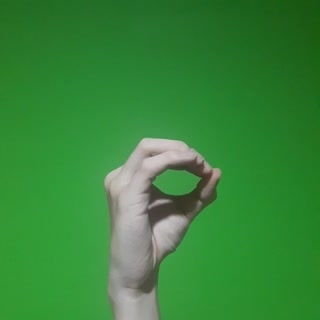
#> input picture numbers/0/EZGIF-FRAME-005(14).jpg, 320 x 320 px; its folder holds only this picture in this run
$ python 'Generate Percentage.py'
#> lines starting #> are read from the running program, lines starting #| are printed output that depends on the picture; after the words box and inside, x2 and y2 are one past the last pixel; in counts of white or black regions, pixels touching at a corner belong together
#> in read_image_percentage, img is the input picture: shape (320, 320, 3); mean B, G, R 57.7, 134.4, 54.8
### Methods.py
import cv2 as cv

# Cropping
def cropping(img):
    row = img.shape[0]
    col = img.shape[1]

    batasAtas = 0
    batasBawah = 0
    batasKiri = 0
    batasKanan = 0
    found = False

    for x in range(row):
        for y in range(col):
            if img[x, y] == 0:
                batasAtas = x
                found = True
                break
        if found:
            break

    found = False

    for x in range(row - 1, 0, -1):
        for y in range(col):
            if img[x, y] == 0:
                batasBawah = x
                found = True
                break
        if found:
            break

    found = False

    for y in range(col):
        for x in range(row):
            if img[x, y] == 0:
                batasKiri = y
                found = True
                break
        if found:
            break

    found = False

    for y in range(col - 1, 0, -1):
        for x in range(row):
            if img[x, y] == 0:
                batasKanan = y
                found = True
                break
        if found:
            break

    imageCrop = img[batasAtas:batasBawah, batasKiri:batasKanan]
    return imageCrop


def compare_percentage_bw(img):
    pixel_total = 0
    iteration = 0
    for row in range(img.shape[0]):
        for col in range(img.shape[1]):
            pixel_total = pixel_total + 1
            if img[row, col] == 0:
                iteration = iteration + 1
    return iteration, pixel_total


def slicing_image(img, slice_count=5):
    min_height = int(img.shape[0] / slice_count)
    hop_height = min_height
    max_width = int(img.shape[1] / slice_count)
    hop_width = max_width

    slices = []
    for x in range(slice_count):
        startpoint_x = hop_width * x
        for y in range(slice_count):
            startpoint_y = hop_height * y
            slice_image = {
                'startpoint_x': startpoint_x,
                'startpoint_y': startpoint_y,
                'endpoint_x': startpoint_x + hop_width,
                'endpoint_y': startpoint_y + hop_height
            }
            slices.append(slice_image)

    return slices


def image_slice_to_percentage(img, image_slices):
    percentages = []
    for slice in image_slices:
        curr = img[slice['startpoint_x']: slice['endpoint_x'], slice['startpoint_y']: slice['endpoint_y']]
        result = compare_percentage_bw(curr)
        ratio = (result[0] / result[1]) * 100
        percentages.append(round(ratio, 3))
    return percentages


def lower_brightness(img):
    row = img.shape[0]
#> row = 320
    col = img.shape[1]
#> col = 320
    sec = img.shape[2]
#> sec = 3
    for i in range(row):
        for j in range(col):
            for k in range(sec):
                img[i][j][k] = abs(img[i][j][k] - 50)
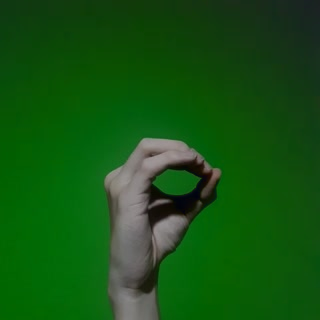
#> img: shape (320, 320, 3); mean B, G, R 18, 84.4, 19.5
    return img


def adjust_contrast(img):
    row = img.shape[0]
#> row = 320
    col = img.shape[1]
#> col = 320
    sec = img.shape[2]
#> sec = 3
    for i in range(row):
        for j in range(col):
            for k in range(sec):
                img[i][j][k] *= 1.5
                if img[i][j][k] > 255:
                    img[i][j][k] = 255
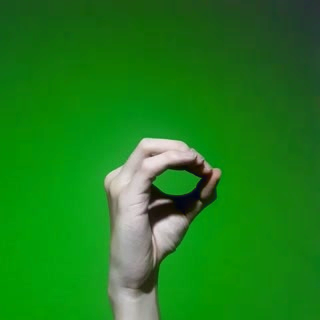
#> img: shape (320, 320, 3); mean B, G, R 26.8, 126.3, 29
    return img


def read_image_percentage(path):
    img = cv.imread(path)

    img = lower_brightness(img)

    img = adjust_contrast(img)

    # Grayscale
    img = cv.cvtColor(img, cv.COLOR_BGR2GRAY)
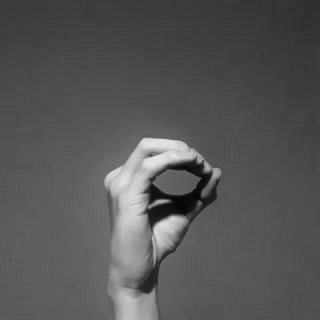
#> img: shape (320, 320); min 3, max 231, mean 85.9
    # [20 lines of commented-out code are left out]
    img = cv.GaussianBlur(img, (7, 7), 0)
    # cv.imshow("blured", img)

    # Binary
    th, img = cv.threshold(img, 127, 255, cv.THRESH_BINARY)
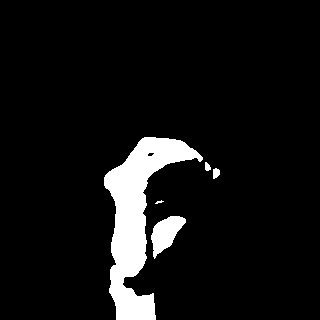
#> img: shape (320, 320); 7.5% white; 5 white regions (1 under 20 px), largest, box (x1, y1, x2, y2) and area: (104, 137, 203, 320) 6719, (151, 216, 186, 259) 802, (213, 168, 220, 179) 60, (205, 162, 211, 171) 40
    # cv.imshow("Binary", img)

    img = cv.morphologyEx(img, cv.MORPH_OPEN, (3, 3), iterations=2)
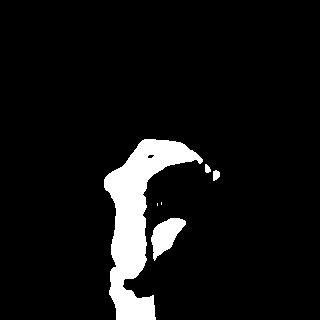
#> img: shape (320, 320); 7.4% white; 6 white regions (2 under 20 px), largest, box (x1, y1, x2, y2) and area: (104, 139, 203, 320) 6637, (151, 218, 186, 261) 802, (213, 170, 220, 181) 60, (205, 164, 211, 173) 40
    # cv.imshow("Erode", img)

    img = cropping(img)
#> in cropping, `imageCrop = img[batasAtas:batasBawah, batasKiri:batasKanan]`:
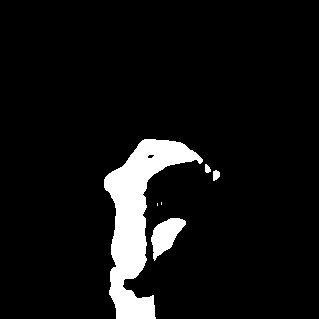
#> imageCrop: shape (319, 319); 7.4% white; 6 white regions (2 under 20 px), largest, box (x1, y1, x2, y2) and area: (104, 139, 203, 319) 6597, (151, 218, 186, 261) 802, (213, 170, 220, 181) 60, (205, 164, 211, 173) 40
    # cv.imshow("Cropped", img)

    # Resize image
    img = cv.resize(img, (200, 200), interpolation=cv.INTER_AREA)
#> img: shape (200, 200)
    # cv.imshow("Resized image", img)

    image_slices = slicing_image(img, 6)
#> image_slices = 36 items

    return image_slice_to_percentage(img, image_slices)
#> the loop in image_slice_to_percentage, `for slice in image_slices:` made 36 passes
#> (result, ratio) on passes 1 to 12: ((1089, 1089), 100), ((1089, 1089), 100), ((1089, 1089), 100), ((1089, 1089), 100), ((1089, 1089), 100), ((1089, 1089), 100), ((1089, 1089), 100), ((1089, 1089), 100), ((1089, 1089), 100), ((1089, 1089), 100), ((1089, 1089), 100), ((1089, 1089), 100)
#> after the loop in image_slice_to_percentage, `for slice in image_slices:`: percentages = 36 values, max 100 at index 0, min 24.89 at index 20, mean 91.87

### Generate Percentage.py
import os
import json
from Methods import read_image_percentage

numbers = [0, 1, 2, 3, 4, 5, 6, 7, 8, 9]

dicts = {}
for number in numbers:
    all_files = os.listdir("numbers/" + str(number))

    percentages = []
    for all_file in all_files:
        percentages.append(read_image_percentage("numbers/" + str(number) + "/" + all_file))

    dicts[number] = percentages
#> pass 2 of the loop `for number in numbers:`:
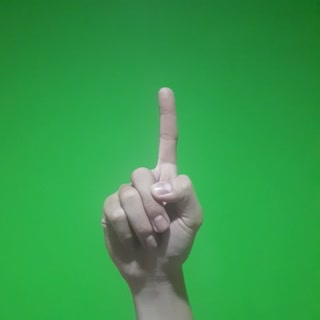
#> input picture numbers/1/EZGIF-FRAME-007 (21).jpg, 320 x 320 px
#> in read_image_percentage, img is the input picture: shape (320, 320, 3); mean B, G, R 74.9, 154.7, 52.9
#> after the loop in adjust_contrast (call 2), `for i in range(row):`:
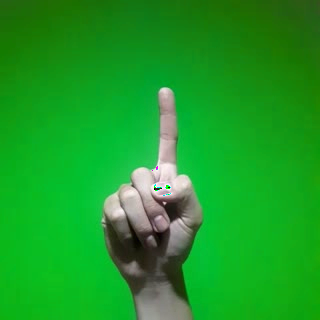
#> img: shape (320, 320, 3); mean B, G, R 38, 156.7, 27.8
#> in cropping (call 2), `imageCrop = img[batasAtas:batasBawah, batasKiri:batasKanan]`:
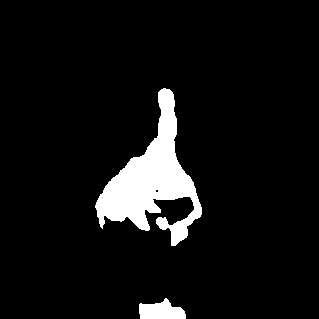
#> imageCrop: shape (319, 319); 7.1% white; 2 white regions, box (x1, y1, x2, y2) and area: (95, 88, 202, 246) 6513, (139, 298, 186, 319) 683
#> the loop in image_slice_to_percentage (call 2), `for slice in image_slices:` made 36 passes
#> (the run stopped early here; a loop or call above may not have finished)
